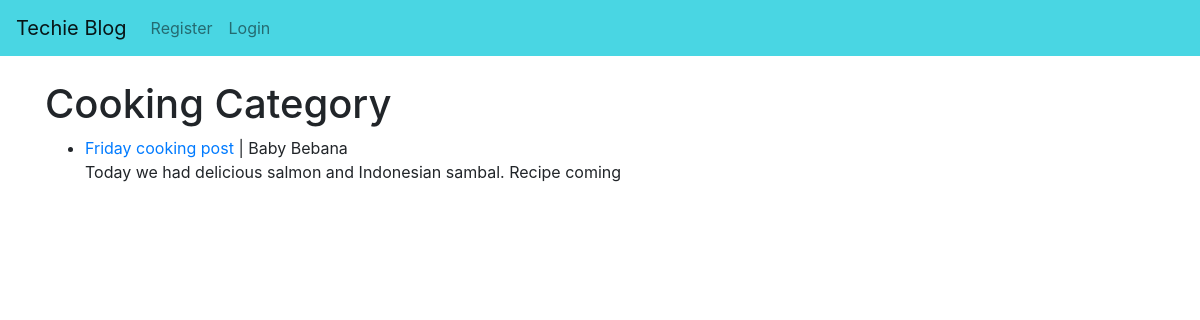
/category/cooking/, run on the app's committed database.
### theblog/models.py (models this page shows, shortened)
class Post(models.Model):
    title = models.CharField(max_length=255)
    title_tag = models.CharField(max_length=255)
    author = models.ForeignKey(User, on_delete=models.CASCADE)
    category = models.CharField(max_length=255, default="coding")
    body = RichTextField(blank=True, null=True)
    post_date= models.DateField(auto_now_add=True)
    likes= models.ManyToManyField(User, related_name='blog_post')

### theblog/views.py (the view)
# urls.py: path('category/<str:cats>/',CategoryView, name="category"),
def CategoryView(request, cats):
    category_post= Post.objects.filter(category=cats.replace('-', ' '))
    return render(request, 'categories.html', {'cats':cats.title().replace('-', ' '), 'category_post':category_post})

### theblog/templates/categories.html (shortened to what this page needs)
{% extends 'base.html' %}
    {% block content %}
        {% if category_post%}
            <h1>{{cats}} Category</h1>
            <ul>
            {% for post in category_post%}
                <li><a href="{% url 'post_detail' post.pk%}">{{post.title}}</a> | {{post.author.first_name}} {{post.author.last_name}}
                        <br/>
                {{post.body| slice:":200" |safe}}</li>
            {% endfor%}
            </ul>
        {% else%}
        <h2>Sorry this page is not exist</h2>
        {% endif %}
    {% endblock %}

### data on the page
Post: category "Cooking", title "Friday cooking post", author.first_name "Baby", author.last_name "Bebana", body "Today we had delicious salmon and Indonesian sambal. Recipe coming"
